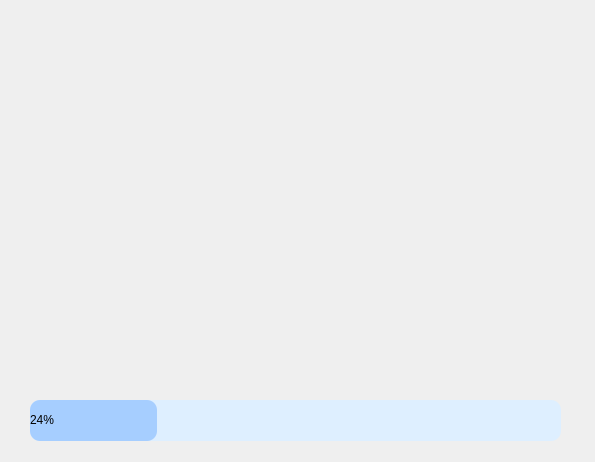
<?xml version="1.0" encoding="UTF-8"?>
<ui version="4.0">
 <class>Form</class>
 <widget class="QWidget" name="Form">
  <property name="geometry">
   <rect>
    <x>0</x>
    <y>0</y>
    <width>595</width>
    <height>462</height>
   </rect>
  </property>
  <property name="windowTitle">
   <string>Form</string>
  </property>
  <widget class="QProgressBar" name="progressBar">
   <property name="geometry">
    <rect>
     <x>30</x>
     <y>400</y>
     <width>531</width>
     <height>41</height>
    </rect>
   </property>
   <property name="styleSheet">
    <string notr="true">QProgressBar{
	border-radius:10px;
	background-color: rgb(222, 239, 255);
}
QProgressBar::chunk{
	border-radius:10px;	
	
	background-color: rgb(166, 206, 255);
}</string>
   </property>
   <property name="value">
    <number>24</number>
   </property>
   <property name="alignment">
    <set>Qt::AlignLeading|Qt::AlignLeft|Qt::AlignVCenter</set>
   </property>
  </widget>
 </widget>
 <resources/>
 <connections/>
</ui>
